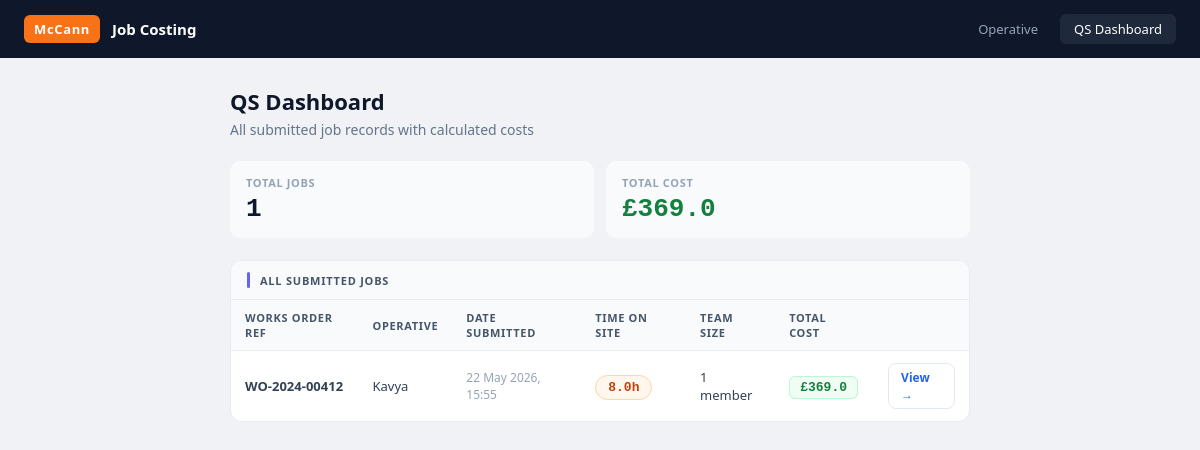
/dashboard/, run on the app's committed database.
### jobs/models.py (models this page shows, shortened)
class Job(models.Model):
    works_order_ref = models.CharField(max_length=100)
    operative_name = models.CharField(max_length=100)
    arrived_time = models.TimeField()
    departed_time = models.TimeField()
    notes = models.TextField(blank=True)
    submitted_at = models.DateTimeField(auto_now_add=True)
    def hours_on_site(self):
        arr = datetime.combine(date.today(), self.arrived_time)
        dep = datetime.combine(date.today(), self.departed_time)
        diff = dep - arr
        hours = diff.seconds / 3600
        return round(hours, 2)
    def labour_cost(self):
        rate = 28
        team_count = self.teammember_set.count()
        if team_count == 0:
            team_count = 1
        return round(self.hours_on_site() * rate * team_count, 2)
    def plant_cost(self):
        return round(sum(p.cost for p in self.plantitem_set.all()), 2)
    def total_cost(self):
        return round(self.labour_cost() + self.plant_cost(), 2)
    class Meta:
        ordering = ['-submitted_at']

class PlantItem(models.Model):
    PLANT_NAMES = [
        ('cherry_picker_full', 'Cherry picker (full day)'),
        ('cherry_picker_half', 'Cherry picker (half day)'),
        ('cable_drum', 'Cable drum'),
        ('road_saw', 'Road saw'),
        ('compactor', 'Compactor plate'),
        ('generator', 'Generator (day rate)'),
        ('traffic_mgmt', 'Traffic management kit'),
        ('sds_drill', 'SDS drill set'),
        ('pipe_freeze', 'Pipe freezing kit'),
        ('laser_level', 'Laser level kit'),
    ]
    COSTS = {
        'cherry_picker_full': 380,
        'cherry_picker_half': 210,
        'cable_drum': 90,
        'road_saw': 145,
        'compactor': 65,
        'generator': 120,
        'traffic_mgmt': 280,
        'sds_drill': 45,
        'pipe_freeze': 95,
        'laser_level': 55,
    }
    job = models.ForeignKey(Job, on_delete=models.CASCADE)
    item_key = models.CharField(max_length=50, choices=PLANT_NAMES)
    @property
    def cost(self):
        return self.COSTS.get(self.item_key, 0)

### jobs/views.py (the view)
# urls.py: path('dashboard/', views.qs_dashboard, name='qs_dashboard'),
def qs_dashboard(request):
    jobs = Job.objects.all().order_by('-submitted_at')
    total_all_jobs = sum(j.total_cost() for j in jobs)
    return render(request, 'jobs/qs_dashboard.html', {
        'jobs': jobs,
        'total_all_jobs': total_all_jobs,
    })

### jobs/templates/jobs/qs_dashboard.html (shortened to what this page needs)
{% extends 'jobs/base.html' %}
{% block nav_qs %}active{% endblock %}
{% block content %}
<div class="page-header">
    <h1>QS Dashboard</h1>
    <p>All submitted job records with calculated costs</p>
</div>
<div style="display:grid;grid-template-columns:repeat(auto-fit,minmax(160px,1fr));gap:12px;margin-bottom:22px;">
    <div style="background:#f8fafc;border-radius:10px;padding:14px 16px;">
        <div style="font-size:11px;color:#94a3b8;font-weight:600;text-transform:uppercase;letter-spacing:0.06em;">Total jobs</div>
        <div style="font-size:26px;font-weight:700;color:#0f172a;font-family:'Courier New',monospace;margin-top:4px;">{{ jobs.count }}</div>
    </div>
    <div style="background:#f8fafc;border-radius:10px;padding:14px 16px;">
        <div style="font-size:11px;color:#94a3b8;font-weight:600;text-transform:uppercase;letter-spacing:0.06em;">Total cost</div>
        <div style="font-size:26px;font-weight:700;color:#15803d;font-family:'Courier New',monospace;margin-top:4px;">£{{ total_all_jobs }}</div>
    </div>
</div>
<div class="card">
    <div class="card-header">
        <div class="card-accent" style="background:#6366f1"></div>
        <span class="card-title">All Submitted Jobs</span>
    </div>
    {% if jobs %}
    <table class="data-table">
        <thead>
            <tr>
                <th>Works order ref</th>
                <th>Operative</th>
                <th>Date submitted</th>
                <th>Time on site</th>
                <th>Team size</th>
                <th>Total cost</th>
                <th></th>
            </tr>
        </thead>
        <tbody>
            {% for job in jobs %}
            <tr>
                <td><strong>{{ job.works_order_ref }}</strong></td>
                <td>{{ job.operative_name }}</td>
                <td style="font-size:12px;color:#94a3b8;">{{ job.submitted_at|date:"d M Y, H:i" }}</td>
                <td><span class="pill-orange">{{ job.hours_on_site }}h</span></td>
                <td>{{ job.teammember_set.count }} member{{ job.teammember_set.count|pluralize }}</td>
                <td><span class="pill-green">£{{ job.total_cost }}</span></td>
                <td><a href="/job/{{ job.id }}/" class="btn btn-secondary" style="font-size:12px;padding:5px 12px;">View →</a></td>
            </tr>
            {% endfor %}
        </tbody>
    </table>
    {% else %}
    <div style="padding:40px;text-align:center;color:#94a3b8;">
        <div style="font-size:32px;margin-bottom:12px;">📋</div>
        <p style="font-size:14px;">No jobs submitted yet.</p>
        <a href="/" class="btn btn-secondary" style="margin-top:12px;display:inline-flex;">Submit a job →</a>
    </div>
    {% endif %}
</div>
{% endblock %}

### jobs/templates/jobs/base.html (style rules this page uses)
* { margin: 0; padding: 0; box-sizing: border-box; }
body { font-family: 'Segoe UI', Tahoma, Geneva, Verdana, sans-serif; background: #f0f2f5; color: #1a1a2e; min-height: 100vh; }
.card { background: white; border: 1px solid #e8ecf0; border-radius: 12px; overflow: hidden; margin-bottom: 14px; }
.card-header { padding: 11px 16px; background: #f8fafc; border-bottom: 1px solid #e8ecf0; display: flex; align-items: center; gap: 10px; }
.card-accent { width: 3px; height: 16px; border-radius: 2px; }
.card-title { font-size: 11px; font-weight: 700; color: #475569; text-transform: uppercase; letter-spacing: 0.07em; }
.btn { display: inline-flex; align-items: center; gap: 6px; padding: 10px 20px; border-radius: 8px; font-size: 14px; font-weight: 600; cursor: pointer; border: none; text-decoration: none; transition: all 0.2s; }
.btn-secondary { background: white; color: #475569; border: 1px solid #e2e8f0; font-size: 13px; padding: 7px 14px; }
.pill-green { background: #f0fdf4; border: 1px solid #bbf7d0; border-radius: 6px; padding: 3px 10px; font-size: 13px; font-weight: 700; color: #15803d; white-space: nowrap; font-family: 'Courier New', monospace; }
.pill-orange { background: #fff7ed; border: 1px solid #fed7aa; border-radius: 20px; padding: 4px 12px; font-size: 13px; font-weight: 700; color: #c2410c; font-family: 'Courier New', monospace; }
.page-header { margin-bottom: 22px; }
.page-header h1 { font-size: 22px; font-weight: 700; color: #0f172a; }
.page-header p { font-size: 14px; color: #64748b; margin-top: 4px; }
.data-table { width: 100%; border-collapse: collapse; font-size: 13px; }
.data-table th { text-align: left; padding: 10px 14px; background: #f8fafc; color: #475569; font-size: 11px; font-weight: 700; text-transform: uppercase; letter-spacing: 0.06em; border-bottom: 1px solid #e8ecf0; }
.data-table td { padding: 12px 14px; border-bottom: 1px solid #f1f5f9; color: #334155; vertical-align: middle; }
.data-table tr:last-child td { border-bottom: none; }
.data-table a { color: #2563eb; text-decoration: none; font-weight: 600; }

### data on the page
Job: works_order_ref "WO-2024-00412", operative_name "Kavya", submitted_at "22 May 2026, 15:55", hours_on_site "8.0", teammember_set.count "1", total_cost "369.0"

### other printed values
{{ jobs.count }} "1"
{{ total_all_jobs }} "369.0"
